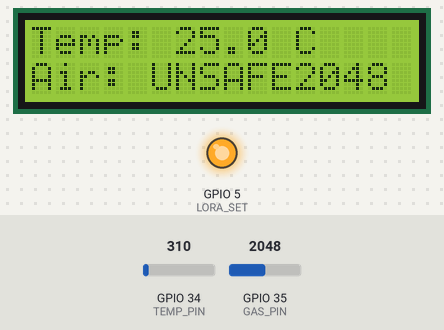
A sketch run on a simulated ESP32. Parts: 16×2 character LCD, output pins drawn as LEDs (lit = HIGH). The test bench sets the inputs (shaded band); at power-on: GPIO 35 (GAS_PIN) = 2048, GPIO 34 (TEMP_PIN) = 310. WiFi joins after 1.5 s; servers stay silent unless stated; random numbers use the default seed unless the sketch sets one; no MQTT or app messages arrive unless stated; what the sketch prints to the serial monitor is not drawn.

Above: at 2.7 s.
2.8 s: GPIO 35 (GAS_PIN) set to 104
At 4.5 s:
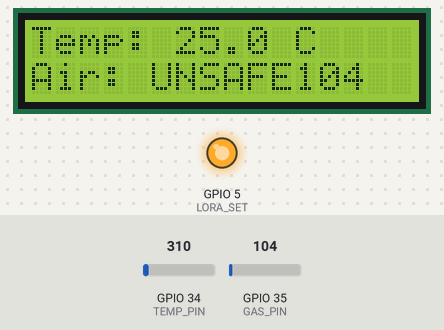
5.5 s: GPIO 35 (GAS_PIN) set to 89
At 7.1 s:
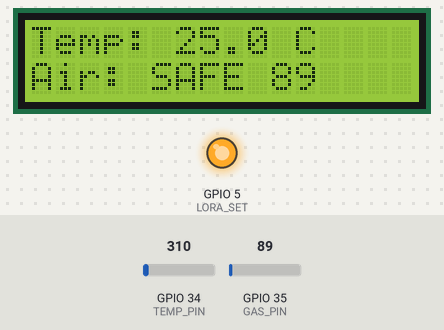
8.2 s: GPIO 34 (TEMP_PIN) set to 372
At 11.0 s:
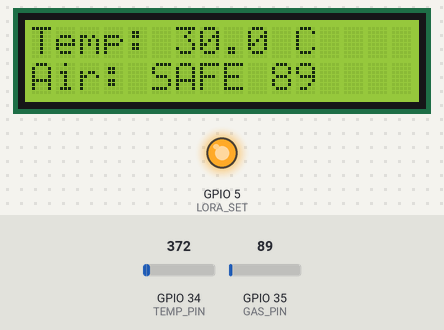
11.3 s: GPIO 34 (TEMP_PIN) set to 434
At 12.6 s:
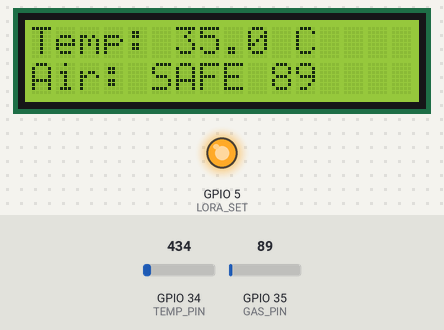
17.3 s: GPIO 35 (GAS_PIN) set to 0
At 19.4 s:
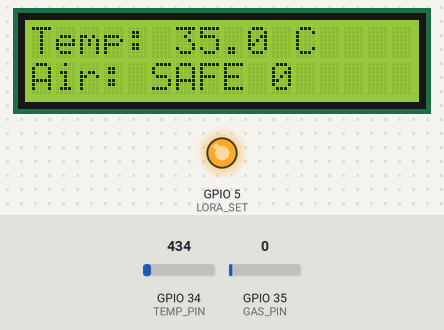
Timing chart, 0 to 20.9 s (numbered marks = the images above; inputs shaded):
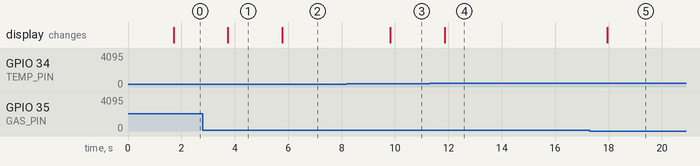

The sketch:

Sender_working.ino
```cpp
#include <WiFi.h>
#include <PubSubClient.h>
#include <Wire.h>
#include <LiquidCrystal_I2C.h>
#include <HardwareSerial.h>

// ---------------- LoRa UART Setup ----------------
HardwareSerial LoRaSerial(2);
#define LORA_RX 16
#define LORA_TX 17
#define LORA_SET 5

// ---------------- LCD Setup (I2C) ----------------
LiquidCrystal_I2C lcd(0x27, 16, 2);

// ---------------- WiFi Setup ----------------
const char* ssid = "Dora";
const char* password = "dora@2003";

// ---------------- MQTT Setup ----------------
const char* mqtt_server = "broker.hivemq.com";
const int mqtt_port = 1883;
WiFiClient espClient;
PubSubClient client(espClient);

// ---------------- Sensor Pins ----------------
#define TEMP_PIN 34   // LM35 analog pin
#define GAS_PIN 35    // MQ-7 analog pin

// ---------------- LoRa Buffer ----------------
String lineBuffer = "";

// ---------------- Connect to WiFi ----------------
void connectWiFi() {
  WiFi.begin(ssid, password);
  Serial.print("Connecting to WiFi");
  while (WiFi.status() != WL_CONNECTED) {
    delay(500);
    Serial.print(".");
  }
  Serial.println("\nWiFi connected!");
  Serial.print("IP Address: ");
  Serial.println(WiFi.localIP());
}

// ---------------- MQTT Callback ----------------
void callback(char* topic, byte* payload, unsigned int length) {
  String message = "";
  for (unsigned int i = 0; i < length; i++) {
    message += (char)payload[i];
  }

  Serial.print("Message arrived [");
  Serial.print(topic);
  Serial.print("]: ");
  Serial.println(message);

  // Display on LCD
  if (String(topic) == "wsn/air-quality/temperature") {
    lcd.setCursor(0, 0);
    lcd.print("Temp: " + message + " C   ");
  }
  else if (String(topic) == "wsn/air-quality/air") {
    lcd.setCursor(0, 1);
    int airVal = message.toInt();
    lcd.print("Air: " + String((airVal < 100) ? "SAFE " : "UNSAFE") + airVal + "   ");
  }
}

// ---------------- MQTT Reconnect ----------------
void reconnectMQTT() {
  while (!client.connected()) {
    Serial.print("Attempting MQTT connection...");
    String clientId = "ESP32Sender-" + String(random(0xffff), HEX);
    if (client.connect(clientId.c_str())) {
      Serial.println("connected");
      client.publish("wsn/air-quality/status", "Sender Connected");
    } else {
      Serial.print("failed, rc=");
      Serial.print(client.state());
      Serial.println(" retry in 5s");
      delay(5000);
    }
  }
}

// ---------------- Send Sensor Data ----------------
void sendSensorData() {
  float temperature = analogRead(TEMP_PIN) * (3.3 / 4095.0) * 100; // LM35 conversion
  int gasValue = analogRead(GAS_PIN); // MQ-7 raw value

  // Format line for LoRa
  String message = "Temp=" + String(temperature, 1) + ",Gas=" + String(gasValue);
  LoRaSerial.println(message); // send via LoRa
  Serial.println("Sent via LoRa: " + message);

  // Publish to MQTT
  char tempStr[8], gasStr[8];
  dtostrf(temperature, 4, 1, tempStr);
  itoa(gasValue, gasStr, 10);

  client.publish("wsn/air-quality/temperature", tempStr);
  client.publish("wsn/air-quality/air", gasStr);

  // Display locally
  lcd.setCursor(0, 0);
  lcd.print("Temp: " + String(temperature, 1) + " C   ");
  lcd.setCursor(0, 1);
  lcd.print("Air: " + String((gasValue < 100) ? "SAFE " : "UNSAFE") + gasValue + "   ");
}

// ---------------- Setup ----------------
void setup() {
  Serial.begin(9600);
  pinMode(LORA_SET, OUTPUT);
  digitalWrite(LORA_SET, HIGH);

  // Initialize LoRa UART
  LoRaSerial.begin(9600, SERIAL_8N1, LORA_RX, LORA_TX);

  // Initialize LCD
  lcd.init();
  lcd.backlight();
  lcd.setCursor(0, 0);
  lcd.print("ESP32 LoRa MQTT");
  lcd.setCursor(0, 1);
  lcd.print("Initializing...");

  // Initialize WiFi
  connectWiFi();

  // Initialize MQTT
  client.setServer(mqtt_server, mqtt_port);
  client.setCallback(callback);

  Serial.println("Setup complete");
}

// ---------------- Loop ----------------
void loop() {
  if (!client.connected()) {
    reconnectMQTT();
  }
  client.loop();

  // Send sensor data every 2 seconds
  sendSensorData();
  delay(2000);

  // Optional: read incoming LoRa data if acting as receiver too
  while (LoRaSerial.available()) {
    char c = LoRaSerial.read();
    if (c == '\n') {
      Serial.println("Received LoRa: " + lineBuffer);
      lineBuffer = "";
    } else {
      lineBuffer += c;
    }
  }
}
```

Measured:
- the behaviour switches between 100 and 99 on GPIO 35 (GAS_PIN) (found by bisection; images 1 and 2)
- after the input at 2.8 s, the display: changes after 0.94 s (image 1)
- after the input at 5.5 s, the display: changes after 0.27 s (image 2)
- after the input at 8.2 s, the display: changes after 1.6 s (image 3)
- after the input at 11.3 s, the display: changes after 0.56 s (image 4)
- after the input at 17.3 s, the display: changes after 0.65 s (image 5)
